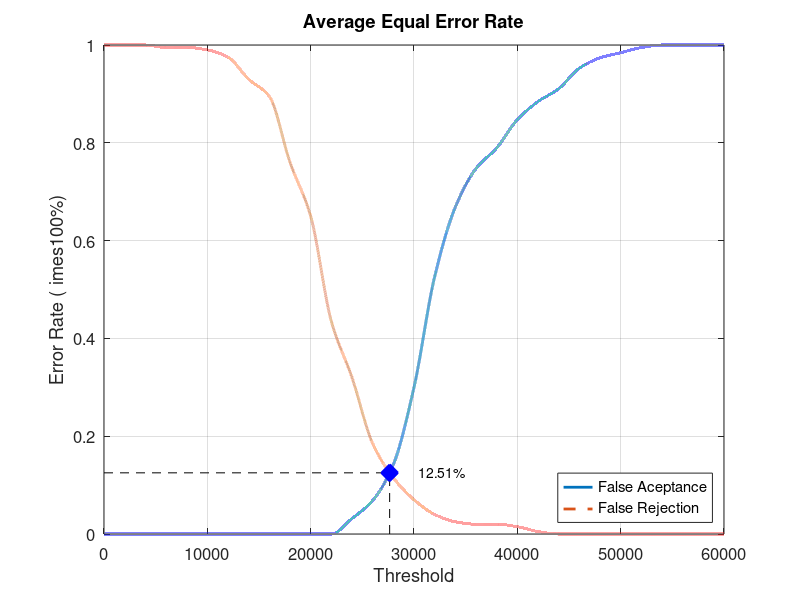
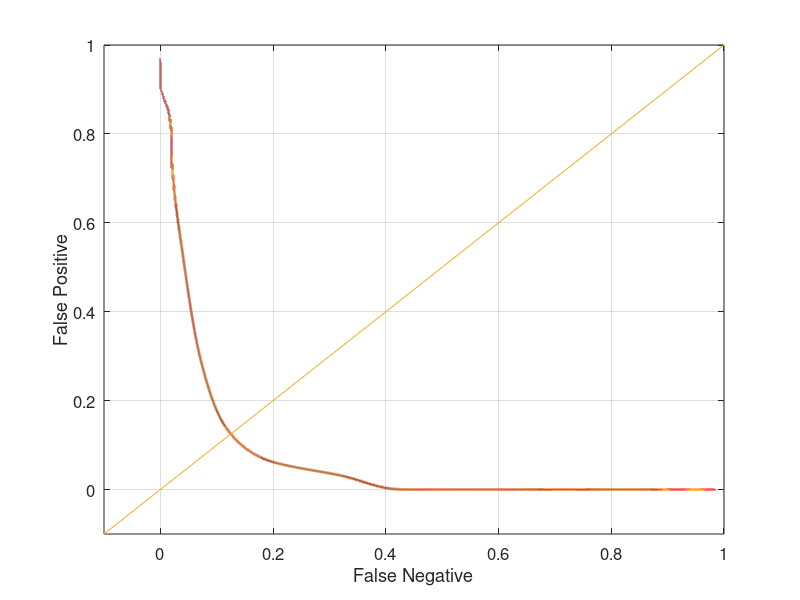

The MATLAB source for these figures, in order:
close all;
clear;
clc;
x = 0:2000:60000;
xq = 0:0.5:60000;

y0 = [0 0 0 0 0 0 0 0 0 0 0 0 0.0315789 0.0684211 0.142105 0.3 0.526316 0.668421 0.747368 0.789474 0.847368 0.884211 0.910526 0.952632 0.973684 0.984211 0.994737 1 1 1 1]
yy0 = interp1(x, y0, xq, 'pchip');
y1 = [1 1 1 0.995 0.995 0.99 0.975 0.93 0.895 0.76 0.65 0.435 0.32 0.185 0.115 0.07 0.04 0.025 0.02 0.02 0.015 0.005 0 0 0 0 0 0 0 0 0]
yy1 = interp1(x, y1, xq, 'pchip');

% Calculating EER: 
y2 = abs(y0 - y1);
find(y2 == min(y2))
yy2 = abs(yy0 - yy1);
xEER = find(yy2 == min(yy2));
xEERIndex = xq(xEER) % X-axis EER
yEER = yy0(xEER) % Y-axis EER

main = figure
plot(xq, yy0,'-','LineWidth', 2);	hold on
plot(xq, yy1,'--','LineWidth', 2);	hold on
plot([xEERIndex xEERIndex], [0 yEER], 'k--');	hold on
plot([0 xEERIndex], [yEER yEER], 'k--');	hold on
plot(xEERIndex, yEER, 'bx', 'LineWidth', 10);	hold on
text(xEERIndex + 10 * xEERIndex / 100, yEER, [num2str(round((10000 * yEER)) / 100) '%'])
legend('False Aceptance', 'False Rejection', 'Location', 'SouthEast')
xlabel('Threshold')
ylabel('Error Rate (	imes100%)')
title('Average Equal Error Rate')
set(gca, 'FontSize', 12)
axis([0 60000 0 1])
grid on

print(main, 'Database2_4Main', '-dpng');
FNRxFPR = figure('Color', [1 1 1]);
plot(yy1, yy0, '-', yy1, yy0, 'LineWidth', 2);
hold on
y = -0.1:0.1:1
plot(y, y); 
set(gca, 'FontSize', 12)
xlabel('False Negative')
ylabel('False Positive')
axis([-0.1 1 -0.1 1])
set(gca, 'FontSize', 12)
grid on

print(FNRxFPR, 'Database2_4FNRxFPR','-dpng');
